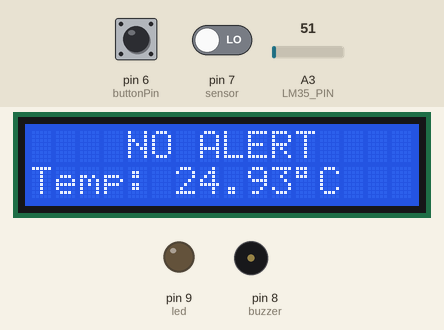
This sketch was run on a simulated Arduino Uno, built with avr-gcc and run on an emulated ATmega328P. Parts: 16×2 character LCD, output pins drawn as LEDs (lit = HIGH), buzzer (waves = sounding, pin HIGH). Dashed ring = blinking. The test bench sets the inputs (shaded band); at power-on: pin 7 (sensor) LOW, pin 6 (buttonPin) LOW, A3 (LM35_PIN) = 51. What the sketch prints to the serial monitor is not drawn.

Above: at 2.2 s.
2.3 s: pin 7 (sensor) driven HIGH
At 2.45 s:
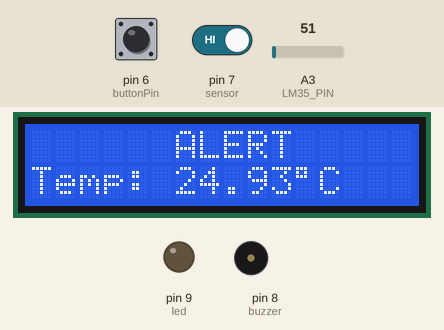
4.7 s: pin 6 (buttonPin) pulled HIGH for 0.15 s
At 5.3 s:
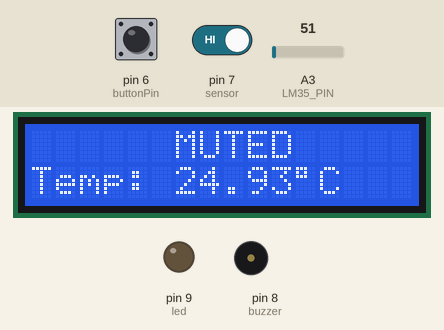
5.4 s: A3 (LM35_PIN) set to 61
At 5.97 s:
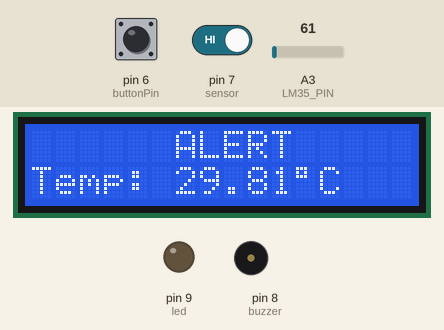
7.3 s: A3 (LM35_PIN) set to 15
At 8.39 s:
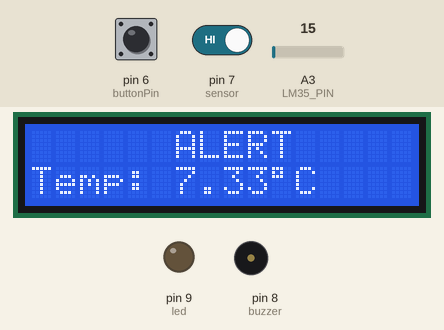
11.3 s: A3 (LM35_PIN) set to 30
At 12.02 s:
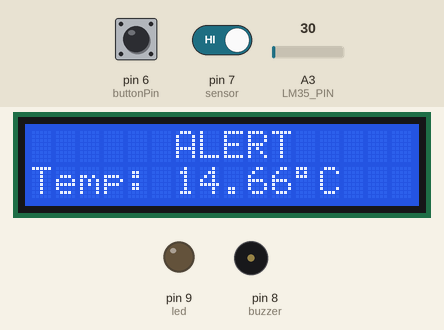
13.3 s: pin 7 (sensor) driven LOW
At 13.47 s:
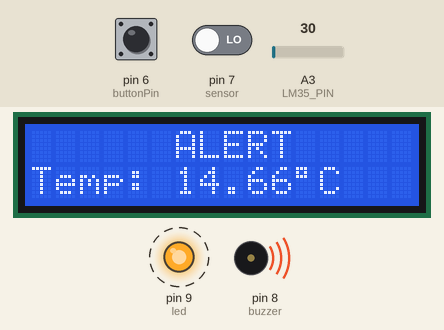
Timing chart, 0 to 15.8 s (numbered marks = the images above; inputs shaded):
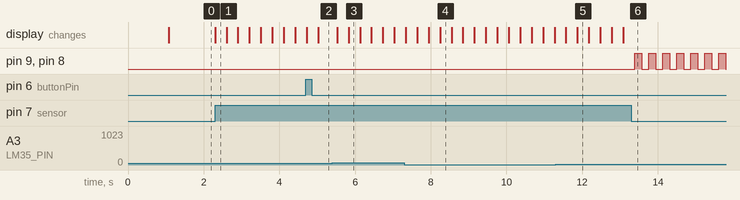

Measured:
- after the input at 2.3 s, the display: changes at once (image 1)
- after the input at 4.7 s, the display: first differs from a run without the input after 0.32 s (image 2)
- after the input at 7.3 s, the display: first differs from a run without the input after 0.95 s (image 4 shows a later state)
- after the input at 11.3 s, the display: first differs from a run without the input after 0.57 s (image 5 shows a later state)
- after the input at 13.3 s, pin 9 (led), pin 8 (buzzer): alternates HIGH for 0.19 s and LOW for 0.19 s, starting after 0.09 s

The sketch:

Smart_Silent_Sound_Spike___Temperature_Detector.ino
```cpp
#include <LiquidCrystal.h>

// LCD (RS, E, D4, D5, D6, D7)
LiquidCrystal lcd(12, 11, 5, 4, 3, 2);

int sensor = 7;         // KY-038 sound sensor (digital out)
int led = 9;            // LED pin
int buzzer = 8;         // Buzzer pin
int buttonPin = 6;      // Push button pin (mute)
bool is_on = false;     // Track LED/clap state
unsigned long lastBeepTime = 0;
bool beepState = false;
int lastButtonState = LOW; // for simple edge detection

// Temperature
#define LM35_PIN A3
unsigned long lastTempTime = 0;
float tempC = 0;

void setup() {
  pinMode(sensor, INPUT);
  pinMode(led, OUTPUT);
  pinMode(buzzer, OUTPUT);
  pinMode(buttonPin, INPUT); // assume you have stable wiring/pull-down

  lcd.begin(16, 2);
  lcd.setCursor(2, 0);
  lcd.print("Welcome Awsaf");
  delay(1000);

  lcd.clear();
  lcd.setCursor(4, 0);
  lcd.print("NO ALERT");

  Serial.begin(9600);
}

void loop() {
  // ===== Read inputs =====
  int data = digitalRead(sensor);
  int buttonState = digitalRead(buttonPin);

  // ===== Clap Sensor =====
  if (data == 1) {
    is_on = !is_on;

    if (is_on) {
      lcd.setCursor(4, 0);
      lcd.print("  ALERT    ");  // Extra spaces to overwrite previous
    } else {
      lcd.setCursor(4, 0);
      lcd.print("NO ALERT   ");
      digitalWrite(buzzer, LOW);
      digitalWrite(led, LOW);
      beepState = false;
    }

    delay(300); // Debounce
  }

  // ===== Push button: mute ONLY when alert is active =====
  // Trigger on a LOW->HIGH or HIGH->LOW edge depending on wiring; here we handle a HIGH press
  if (is_on && buttonState == HIGH && lastButtonState == LOW) {
    // Mute and clear alert
    digitalWrite(buzzer, LOW);
    digitalWrite(led, LOW);
    beepState = false;
    lcd.setCursor(4, 0);
    lcd.print("  MUTED    ");
    delay(500); // show MUTED for a short moment
    lcd.setCursor(4, 0);
    lcd.print("NO ALERT   ");
    is_on = false; // clear alert
    delay(300); // debounce
  }

  lastButtonState = buttonState;

  // Beep-beep if ALERT is ON
  if (is_on) {
    unsigned long currentTime = millis();
    if (currentTime - lastBeepTime >= 185) {
      beepState = !beepState;
      digitalWrite(buzzer, beepState);
      digitalWrite(led, beepState);
      lastBeepTime = currentTime;
    }
  }

  // ===== Non-blocking Temperature Reading =====
  unsigned long now = millis();
  if (now - lastTempTime >= 1000) {  // Every 1 sec
    int raw = analogRead(LM35_PIN);
    float voltage = raw * (5.0 / 1023.0);
    tempC = voltage * 100;

    // Print to Serial
    Serial.print("Temp: ");
    Serial.println(tempC);

    // Update LCD (line 2 only)
    lcd.setCursor(0, 1);
    lcd.print("Temp: ");
    lcd.print(tempC);
    lcd.print((char)223); // °
    lcd.print("C   ");

    lastTempTime = now;
  }
}
```
